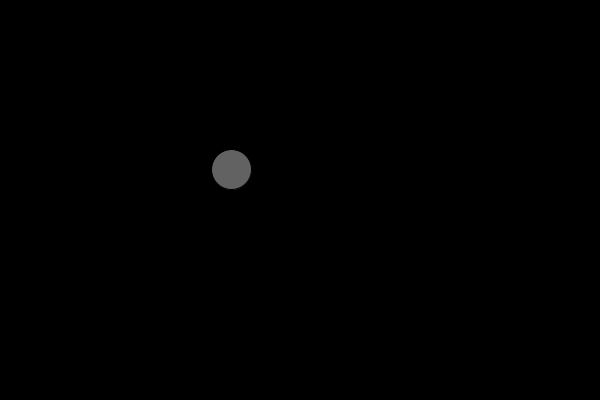
Frame 1 (no input)
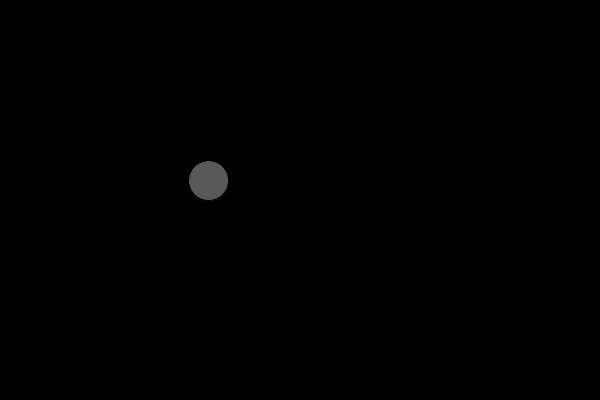
Frame 60 (the mouse pressed at the canvas centre just before this capture)
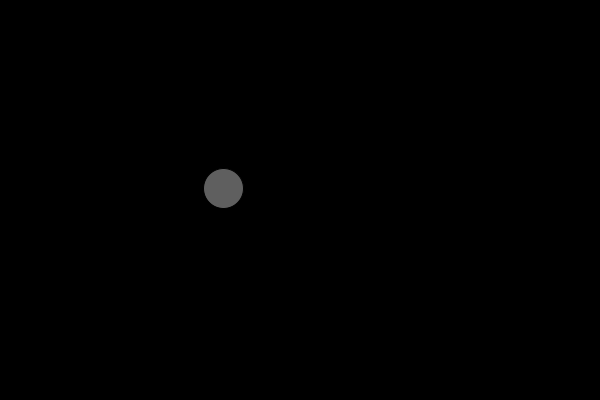
Frame 120 (the mouse held since frame 60 and released just before this capture)

The Processing sketch that drew these frames (run headless with seeded random() and noise(); from frame 60 on, the mouse is pressed at the canvas centre):

// Processing sketch: perlinNoiseEllipse
// ── perlinNoiseEllipse.pde
float t = 50;
float l = 100;

void setup(){
size(600,400);

}
 
void draw() {
//We need the noise value for a specific moment in time.

  background(0);
  
  float m = noise(t);
  float n = noise(l);
  float clr = map(m,0,1,0,255);
  m=map(m,0,1,0,width);
  n=map(n,0,1,0,height);
  
  fill(clr);
  ellipse(m,n,40,40);
  println("m - "+m+"n - "+ n);
  
  t = t+0.01;
  l=l+0.01;
}
